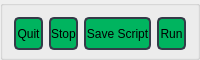
                             <widget class="QGroupBox" name="groupBox">
                              <property name="minimumSize">
                               <size>
                                <width>0</width>
                                <height>60</height>
                               </size>
                              </property>
                              <property name="maximumSize">
                               <size>
                                <width>16777215</width>
                                <height>60</height>
                               </size>
                              </property>
                              <property name="font">
                               <font>
                                <family>Segoe UI</family>
                               </font>
                              </property>
                              <property name="styleSheet">
                               <string notr="true"/>
                              </property>
                              <property name="title">
                               <string/>
                              </property>
                              <layout class="QHBoxLayout" name="horizontalLayout_43">
                               <item>
                                <layout class="QHBoxLayout" name="horizontalLayout_16">
                                 <item>
                                  <widget class="QPushButton" name="quit_pushButton">
                                   <property name="minimumSize">
                                    <size>
                                     <width>0</width>
                                     <height>33</height>
                                    </size>
                                   </property>
                                   <property name="font">
                                    <font>
                                     <family>Segoe UI</family>
                                     <pointsize>9</pointsize>
                                    </font>
                                   </property>
                                   <property name="styleSheet">
                                    <string notr="true">QPushButton {
	border: 2px solid rgb(52, 59, 72);
	border-radius: 5px;	
	background-color: rgb(0, 180, 95);
}
QPushButton:hover {
	background-color: rgb(0, 152, 84);
	border: 2px solid rgb(61, 70, 86);
}
QPushButton:pressed {	
	background-color: rgb(220, 5, 100);
	border: 2px solid rgb(43, 50, 61);
}</string>
                                   </property>
                                   <property name="text">
                                    <string>Quit</string>
                                   </property>
                                   <property name="icon">
                                    <iconset resource="icons_path.qrc">
                                     <normaloff>:/16x16/icons/16x16/cil-account-logout.png</normaloff>:/16x16/icons/16x16/cil-account-logout.png</iconset>
                                   </property>
                                  </widget>
                                 </item>
                                 <item>
                                  <widget class="QPushButton" name="stop_pushButton">
                                   <property name="minimumSize">
                                    <size>
                                     <width>0</width>
                                     <height>33</height>
                                    </size>
                                   </property>
                                   <property name="font">
                                    <font>
                                     <family>Segoe UI</family>
                                     <pointsize>9</pointsize>
                                    </font>
                                   </property>
                                   <property name="styleSheet">
                                    <string notr="true">QPushButton {
	border: 2px solid rgb(52, 59, 72);
	border-radius: 5px;	
	background-color: rgb(0, 180, 95);
}
QPushButton:hover {
	background-color: rgb(0, 152, 84);
	border: 2px solid rgb(61, 70, 86);
}
QPushButton:pressed {	
	background-color: rgb(220, 5, 100);
	border: 2px solid rgb(43, 50, 61);
}</string>
                                   </property>
                                   <property name="text">
                                    <string>Stop</string>
                                   </property>
                                   <property name="icon">
                                    <iconset resource="icons_path.qrc">
                                     <normaloff>:/16x16/icons/16x16/cil-media-stop.png</normaloff>:/16x16/icons/16x16/cil-media-stop.png</iconset>
                                   </property>
                                  </widget>
                                 </item>
                                 <item>
                                  <widget class="QPushButton" name="pushButton_2">
                                   <property name="minimumSize">
                                    <size>
                                     <width>0</width>
                                     <height>33</height>
                                    </size>
                                   </property>
                                   <property name="font">
                                    <font>
                                     <family>Segoe UI</family>
                                     <pointsize>9</pointsize>
                                    </font>
                                   </property>
                                   <property name="styleSheet">
                                    <string notr="true">QPushButton {
	border: 2px solid rgb(52, 59, 72);
	border-radius: 5px;	
	background-color: rgb(0, 180, 95);
}
QPushButton:hover {
	background-color: rgb(0, 152, 84);
	border: 2px solid rgb(61, 70, 86);
}
QPushButton:pressed {	
	background-color: rgb(220, 5, 100);
	border: 2px solid rgb(43, 50, 61);
}</string>
                                   </property>
                                   <property name="text">
                                    <string>Save Script</string>
                                   </property>
                                   <property name="icon">
                                    <iconset resource="icons_path.qrc">
                                     <normaloff>:/16x16/icons/16x16/cil-save.png</normaloff>:/16x16/icons/16x16/cil-save.png</iconset>
                                   </property>
                                  </widget>
                                 </item>
                                 <item>
                                  <widget class="QPushButton" name="Run">
                                   <property name="minimumSize">
                                    <size>
                                     <width>0</width>
                                     <height>33</height>
                                    </size>
                                   </property>
                                   <property name="font">
                                    <font>
                                     <family>Segoe UI</family>
                                     <pointsize>9</pointsize>
                                    </font>
                                   </property>
                                   <property name="styleSheet">
                                    <string notr="true">QPushButton {
	border: 2px solid rgb(52, 59, 72);
	border-radius: 5px;	
	background-color: rgb(0, 180, 95);
}
QPushButton:hover {
	background-color: rgb(255, 170, 0);
	border: 2px solid rgb(61, 70, 86);
}
QPushButton:pressed {	
	background-color: rgb(220, 5, 100);
	border: 2px solid rgb(43, 50, 61);
}

</string>
                                   </property>
                                   <property name="text">
                                    <string>Run</string>
                                   </property>
                                   <property name="icon">
                                    <iconset resource="icons_path.qrc">
                                     <normaloff>:/16x16/icons/16x16/cil-media-play.png</normaloff>:/16x16/icons/16x16/cil-media-play.png</iconset>
                                   </property>
                                  </widget>
                                 </item>
                                </layout>
                               </item>
                              </layout>
                             </widget>
